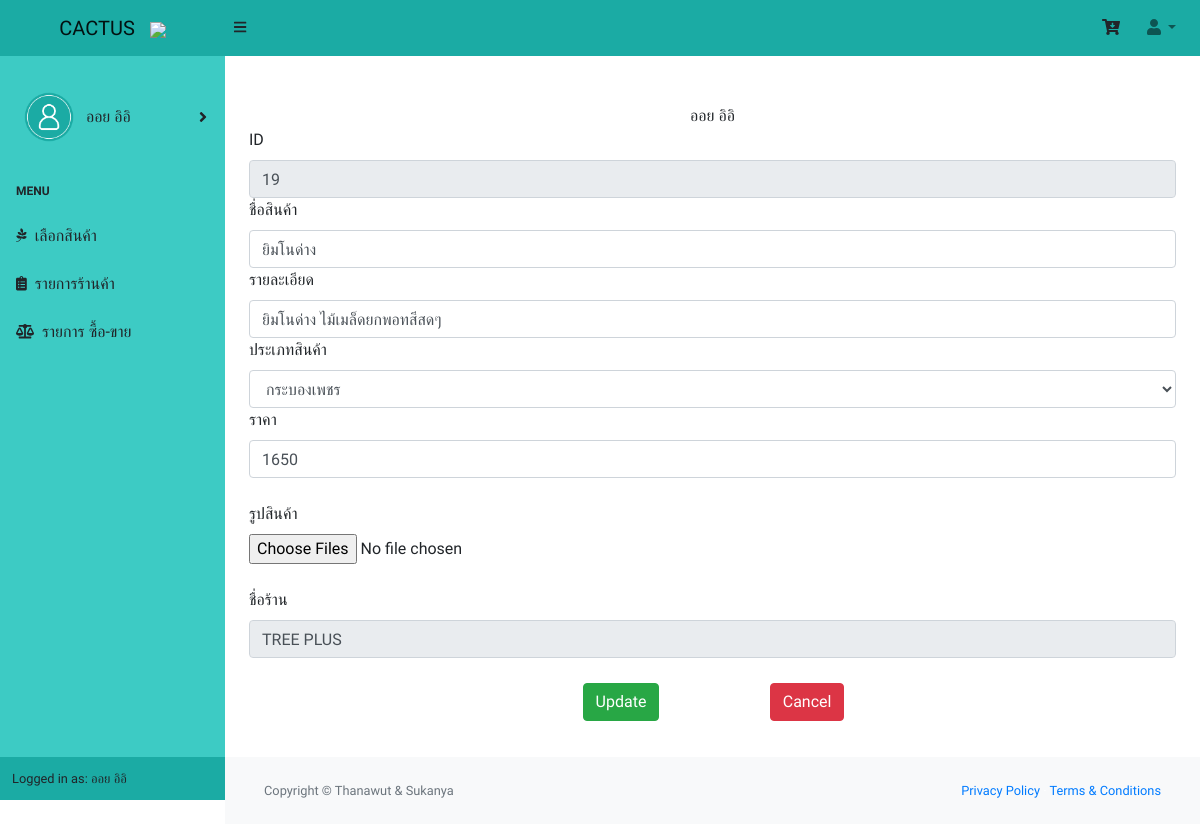
The page /update_product.php?val=19 (signed in) on the database its author committed.
### tables this page shows
CREATE TABLE `product` (
  `product_id` int(11) NOT NULL,
  `product_name` varchar(50) DEFAULT NULL,
  `product_details` varchar(200) DEFAULT NULL,
  `product_type` int(11) DEFAULT NULL,
  `product_price` varchar(7) DEFAULT NULL,
  `product_img` varchar(50) DEFAULT NULL,
  `shop_id` int(11) DEFAULT NULL
);

CREATE TABLE `shop` (
  `shop_id` int(11) NOT NULL,
  `shop_name` varchar(20) DEFAULT NULL,
  `person_authen_id` int(11) NOT NULL,
  `bank_account` varchar(20) DEFAULT NULL,
  `bank_account_number` varchar(10) DEFAULT NULL,
  `provinces` varchar(2) NOT NULL,
  `amphures` varchar(5) NOT NULL,
  `districts` varchar(6) NOT NULL,
  `zip_code` varchar(5) NOT NULL,
  `address_details` varchar(50) NOT NULL
);

### update_product.php (the view, shortened to what this page needs)
<!DOCTYPE html>
<?php
    include "./connect/conn.php";
    include "./include/body.php";
?>
<html lang="en">
    <head>
        <link href="./css/styles2.css" rel="stylesheet" />
        <link href="https://cdn.datatables.net/1.10.20/css/dataTables.bootstrap4.min.css" rel="stylesheet" />
    </head>
<br>
<?php
    echo "<center>".$_SESSION['ses_person_fname']." ".$_SESSION['ses_person_lname']."</center>";
    $val = $_GET['val'];
    $sql = "SELECT product.*,shop.shop_name FROM product INNER JOIN shop ON shop.shop_id = product.shop_id WHERE product_id = '$val'";
    $result = $conn->query($sql);
    if ($result->num_rows > 0) {
        while($result_array = $result->fetch_assoc()) {
            $product_id = $result_array['product_id'];
            $product_name = $result_array['product_name'];
            $product_details = $result_array['product_details'];
            $product_price = $result_array['product_price'];
            $shop_name = $result_array['shop_name'];
        }
    }else{
        echo "<center>ไม่พบข้อมูล</center>";
    }
?>
<form id="form1" name="form1" method="POST" action="exec.php" enctype="multipart/form-data">
<label for="product_id">ID</label>
<input id="product_id" name="product_id" type="text" value="<?php echo $product_id; ?>" class="form-control input-lg" placeholder="ํกรุณาใส่ ชื่อ" autocomplete=off disabled>
<label for="product_name">ชื่อสินค้า</label>
<input id="product_name" name="product_name" type="text" value="<?php echo $product_name; ?>" maxlength="13" class="form-control input-lg" placeholder="ชื่อสินค้า" autocomplete=off>
<label for="product_details">รายละเอียด</label>
<input id="product_details" name="product_details" type="text" value="<?php echo $product_details; ?>" maxlength="13" class="form-control input-lg" placeholder="รายละเอียดสินค้า" autocomplete=off>
<label for="product_type">ประเภทสินค้า</label><br>
<select class="form-control input-lg" id="product_type" name="product_type">
    <option value="1">กระบองเพชร</option>
</select>
<label for="product_price">ราคา</label>
<input id="product_price" name="product_price" type="text" value="<?php echo $product_price; ?>" maxlength="13" class="form-control input-lg" placeholder="xxx" autocomplete=off>
<br>
<label for="product_img">รูปสินค้า</label><br>
<input id="product_img" name="product_img" type="file" class="file-input" multiple>
<br>
<br>
<label for="shop_id">ชื่อร้าน</label>
<input id="shop_id" name="shop_id" type="text" value="<?php echo $shop_name; ?>" class="form-control input-lg" placeholder="ํชื่อร้าน" autocomplete=off disabled>
<br>
<center><table>
<tr>
    <td>
    <td>
        <button type="submit" onclick="return confirm('ยืนการแก้ไขข้อมูล')" class="btn btn-success btn-block">Update</button>
    </td>
    </td>
    <td width='40%'>
    </td>
    <td>
    <td><a href="show_product_type.php" class="btn btn-danger btn-block">Cancel</a></td>
    </td>
</tr>
</table></center>
</form>
                <footer class="py-4 bg-light mt-auto">
                    <div class="container-fluid">
                        <div class="d-flex align-items-center justify-content-between small">
                            <div class="text-muted">Copyright &copy; Thanawut & Sukanya</div>
                            <div>
                                <a href="#">Privacy Policy</a>
                                &middot;
                                <a href="#">Terms &amp; Conditions</a>
                            </div>
                        </div>
                    </div>
                </footer>
    </body>
</html>

### update_product.php (style rules this page uses)
body { font-family: 'Athiti', sans-serif; }
table { font-family: 'Athiti', sans-serif; font-size:medium; }
footer { background-color: #555; color: white; padding: 15px; }

### rows shown on the page
product: product_id "19", product_name "ยิมโนด่าง", product_details "ยิมโนด่าง ไม้เมล็ดยกพอทสีสดๆ", product_price "1650", shop_id "TREE PLUS"

### other values the page prints
$_SESSION['ses_person_fname'] "ออย"
$_SESSION['ses_person_lname'] "อิอิ"
